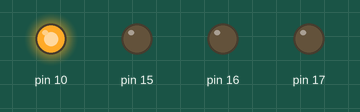
This sketch was run on a simulated Arduino Uno, built with avr-gcc and run on an emulated ATmega328P. On the bench: output pins drawn as LEDs (lit = HIGH). At 0.0 s the program stops and its outputs stay as they are.

Above: at 0.1 s.
Timing chart, 0 to 1.5 s (numbered marks = the images above):
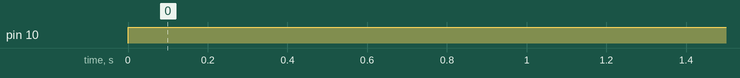

Measured:
- by itself, pin 10: LOW → HIGH at 0.00 s

The sketch:

SPIPWM.ino
```cpp
#include <SPI.h>

void setup(){}

unsigned long ret = 0;
char count = 0;

void loop()
{
  SPI.begin();
  for (;;)
  {
    while (!SS && count++ < 16)
    {
      ret = 0;
      while (!SCK);
      ret = ret << 1 | MOSI;
      while (SCK);
    }
    count = 0;
    analogWrite(15, 0xFF & (ret >> 4));
    analogWrite(16, 0xFF & (ret >> 2));
    analogWrite(17, 0xFF & (ret >> 0));
  }
}
```
